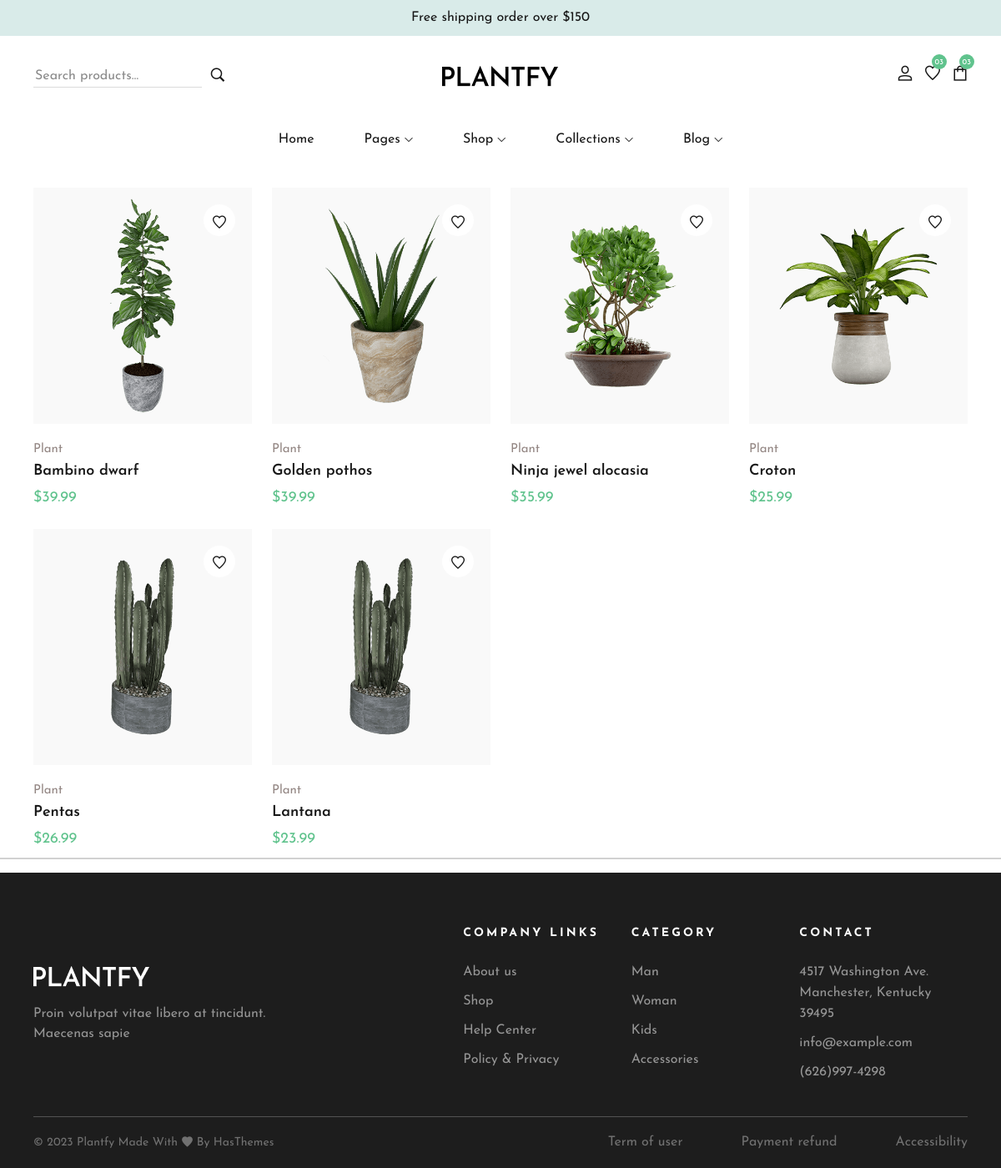
The page /plantfy/allProducts.php on the database its author committed.
### tables this page shows
CREATE TABLE `products` (
  `productID` int(11) NOT NULL,
  `productName` varchar(225) DEFAULT NULL,
  `productDescription` varchar(225) DEFAULT NULL,
  `productPrice` varchar(225) DEFAULT NULL,
  `productImage` varchar(225) DEFAULT NULL,
  `productStock` varchar(255) NOT NULL,
  `categoryID` int(11) DEFAULT NULL
);

### plantfy/allProducts.php (the view, shortened to what this page needs)
<?php
include("./components/header.php");
?>
    <main>
            <div class="container-fluid custom-container">
                    <div class="row">
                            <?php
                            $query = $pdo->query("Select * from products");
                            $result = $query->fetchAll(PDO::FETCH_ASSOC);
                            foreach($result as $plants){
                                ?>
                                 <div class="col-lg-3 col-sm-6">
                                <div class="single-product js-scroll ShortFadeInUp scrolled">
                                <div class="single-product__thumbnail">
                                    <div class="single-product__thumbnail--meta-3">
                                        <a href="#" data-bs-tooltip="tooltip" data-bs-placement="top" data-bs-title="Add to wishlist" data-bs-custom-class="p-meta-tooltip" aria-label="wishlist">
                                            <i
                                                    class="lastudioicon-heart-2"
                                                ></i>
                                        </a>
                                    </div>
                                    <div class="single-product__thumbnail--holder">
                                        <a href="product-single.html">
                                            <img src="assets/images/products/<?php echo $plants['productImage'] ?>" alt="Product" width="344" height="370" loading="lazy" />
                                        </a>
                                    </div>
                                </div>
                                <div class="single-product__info">
                                    <div class="single-product__info--tags">
                                         <a href="#">Plant</a>
                                    </div>
                                    <h3 class="single-product__info--title">
                                        <a href="product-single.html">
                                            <?php echo $plants['productName'] ?>
                                        </a>
                                    </h3>
                                    <div class="single-product__info--price">
                                        <ins>$<?php echo $plants['productPrice'] ?></ins>
                                    </div>
                                </div>
                            </div>
                            </div>
                                <?php
                            }
                            ?>
                        </div>
                </div>
        <hr></hr>
    </main>
    <?php
    include_once('components/footer.php')
    ?>
</body>
</html>

### rows shown on the page
products: productImage (picture), productName "Bambino dwarf", productPrice "39.99"
products: productImage (picture), productName "Golden pothos", productPrice "39.99"
products: productImage (picture), productName "Ninja jewel alocasia", productPrice "35.99"
products: productImage (picture), productName "Croton", productPrice "25.99"
products: productImage (picture), productName "Pentas", productPrice "26.99"
products: productImage (picture), productName "Lantana", productPrice "23.99"
